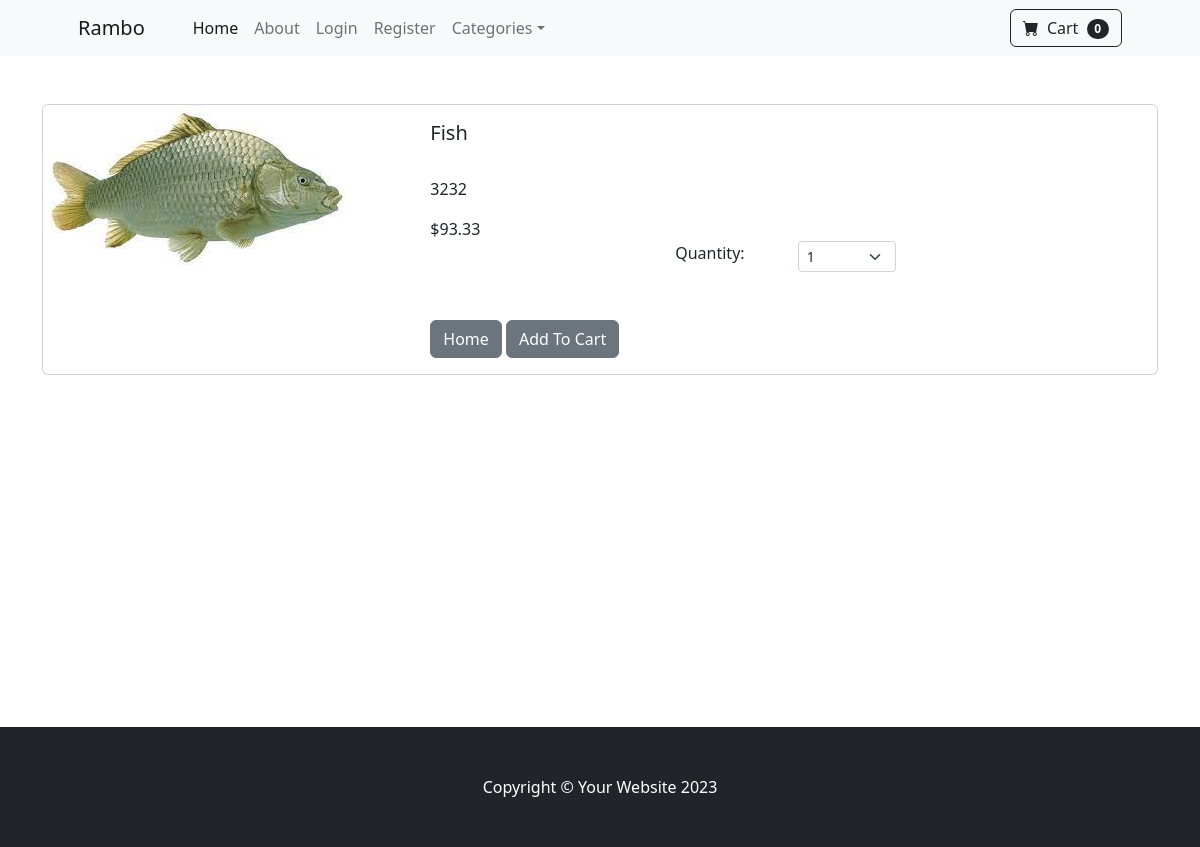
The app's page /product/3 with its own data.
### store/models.py (models this page shows, shortened)
class Product(models.Model):
    name = models.CharField(max_length=100)
    price = models.DecimalField(default=0, decimal_places=2, max_digits=8)
    category = models.ForeignKey(Category, on_delete=models.CASCADE, default=1)
    description = models.CharField(max_length=250, default='',blank=True, null=True)
    image = models.ImageField(upload_to='uploads/product/')
    is_sale = models.BooleanField(default=False)
    sale_price = models.DecimalField(default=0, decimal_places=2, max_digits=8)

### store/views.py (the view)
# urls.py: path('product/<int:pk>', views.product, name='product'),
def product(request, pk):
    product = Product.objects.get(id=pk)
    return render(request, 'product.html', {'products':product})

### cart/cart.py (called while the page is built)
	def __len__(self):
		return len(self.cart)

### cart/context_processors.py (called while the page is built)
def cart(request):
    return{'cart': Cart(request)}

### store/templates/product.html (shortened to what this page needs)
{% extends 'base.html' %}
{% block content %}
    <div class="container">
<br/><br/>
<div class="card mb-3">
  <div class="row g-0">
    <div class="col-md-4">
      <img src="{{ products.image.url }}" class="img-fluid rounded-start" alt="...">
    </div>
    <div class="col-md-8">
      <div class="card-body">
        <h5 class="card-title">{{ products.name }}</h5>
        <br/>
        <p class="card-text justified">{{ products.description }}</p>
        {% if products.is_sale %}
                <strike>
                ${{ products.price }}
                </strike>
                &nbsp;
                ${{ products.sale_price }}
        {% else %}
            ${{ products.price }}
        {% endif %}
        <div class="row justify-content-center">
          <div class="col-md-2">Quantity:</div>
                      <div class="col-md-2">
                      <select class="form-select form-select-sm" id="qty-cart">
                        <option value="1">1</option>
                      </select>
                      </div>
                  </div>
                  <br/><br/>
              <a href="{% url 'home'%}" class="btn btn-secondary">Home</a>
              <button type="button" value="{{ products.id }}" class="btn btn-secondary" id="add-cart">Add To Cart</button>
            </div>
          </div>
        </div>
      </div>
    </div>
  <br/><br/>
  <br/><br/>
  <br/><br/>
  <br/><br/>
  <br/><br/>
  <br/><br/>
  <br/><br/>
{% endblock %}

### records on screen
Product: image (picture), name "Fish", description "3232", price "93.33"

### other values on screen
{{ cart|length }} "0"
